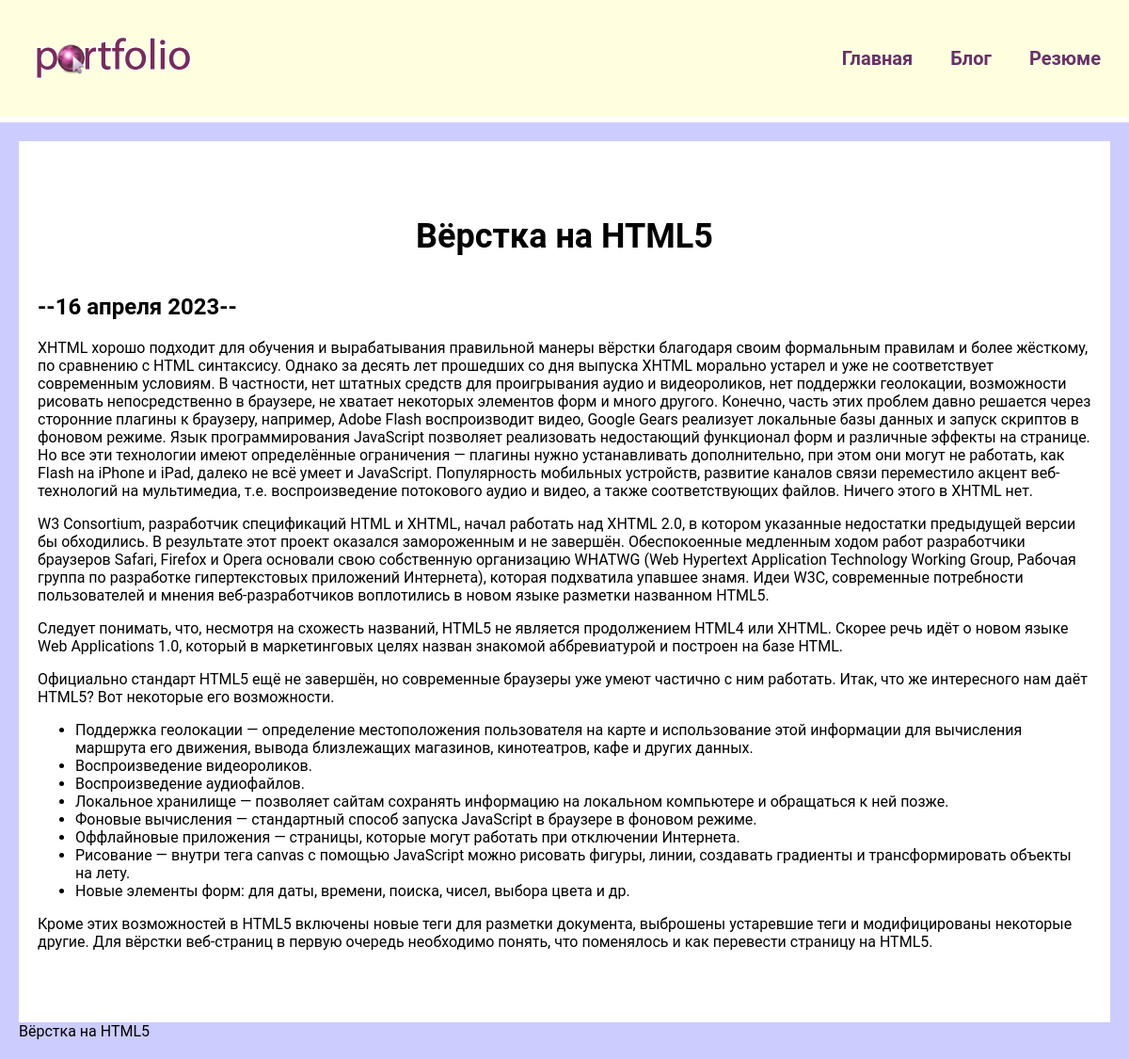
Page /blog/1/ on the committed database.
### blog/models.py (models this page shows)
class Blog(models.Model):
    title = models.CharField(max_length=200)
    description = models.TextField()
    date = models.DateTimeField()
    def __str__(self):
        return self.title

### blog/views.py (the view)
# urls.py: path('<int:blog_id>/', views.detail, name='detail'),
def detail(request, blog_id):
    blog = get_object_or_404(Blog, pk=blog_id)
    return render(request, 'blog/details.html', {'blog': blog})

### blog/templates/blog/details.html
{% extends 'skills/base.html' %}
{% block content %}
<div class="detail">
    <h1>{{ blog.title }}</h1>
    <h2>--{{ blog.date|date:'j E Y' }}--</h2>
    {{ blog.description|safe }}
</div>
{{ blog }}
{% endblock %}

### skills/static/css/style.css (style rules this page uses)
body { background: #CCF; padding: 0; margin: 0; font-family: 'Roboto', sans-serif; }
.content h1 { text-align: center; margin: 60px 0 40px; font-size: 36px }
.detail { background: #FFF; padding: 20px 20px 60px 20px; box-sizing: border-box; }

### rows in the picture
Blog: title "Вёрстка на HTML5", date "16 апреля 2023", description "XHTML хорошо подходит для обучения и вырабатывания правильной манеры вёрстки благодаря своим формальным правилам и более жёсткому, по сравнению с HTML синтаксису. Однако за десять лет прошедших со дня выпуска XHTML морально устарел и уже не соответствует современным условиям. В частности, нет штатных средств для проигрывания аудио и видеороликов, нет поддержки геолокации, возможности рисовать непосредственно в браузере, не хватает некоторых элементов форм и много другого. Конечно, часть этих проблем давно решается через сторонние плагины к браузеру, например, Adobe Flash воспроизводит видео, Google Gears реализует локальные базы данных и запуск скриптов в фоновом режиме. Язык…"
